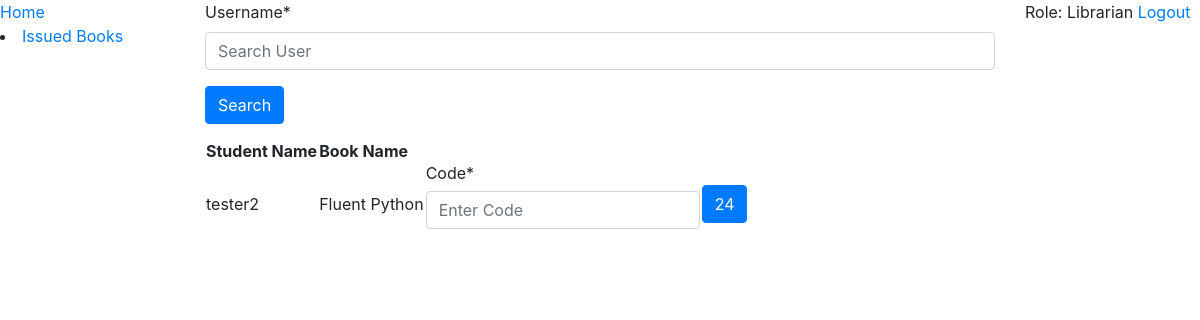
Before: /librarian/ (signed in) with the older database file.
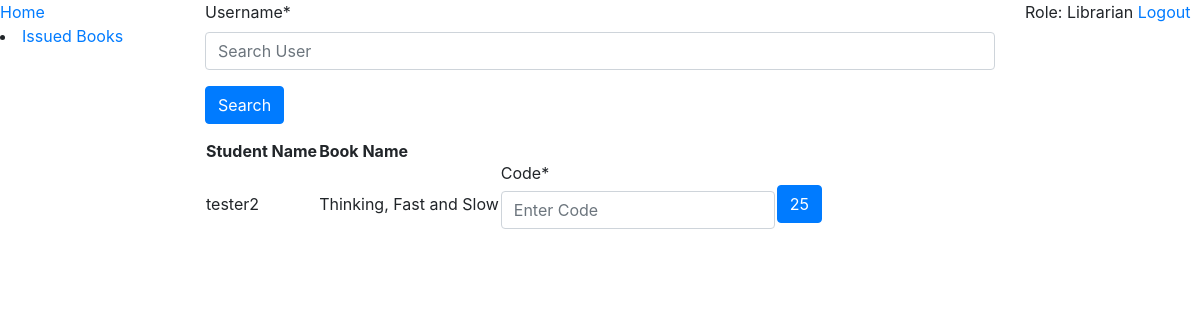
After: the same page with the newer database file.
### book_issue/models.py (models this page shows, shortened)
class TimeStampModel(models.Model):
    created = models.DateField(auto_now_add=True)
    class Meta:
        abstract = True

class BookIssueCode(TimeStampModel):
    user = models.ForeignKey(User, on_delete=models.CASCADE, related_name='user')
    book = models.ForeignKey('books.Book', on_delete=models.CASCADE, related_name='book')
    code = models.CharField(max_length=6)
    class Meta:
        permissions = (
            ("can_enter_code_to_issue_book", "can enter code to issue book"),
        )

### books/models.py (models this page shows, shortened)
class Book(models.Model):
    title = models.CharField(max_length=100)
    author_name = models.CharField(max_length=50)
    publisher_name = models.CharField(max_length=50, blank=True)
    pages = models.PositiveIntegerField(blank=True, null=True)
    pub_year = models.PositiveIntegerField()
    books_available = models.IntegerField()

### librarian/views.py (the view, shortened to what this page needs)
# urls.py: 2. Add a URL to urlpatterns:  path('', views.home, name='home')
@permission_required('book_issue.add_bookissuecode')
def home(request):
    book_issue_requests = BookIssueCode.objects.all().order_by('-created')
    search_form = SearchForm(request.GET or None)
    book_issue_code_form = BookIssueCodeForm()
    if search_form.is_valid():
        q = search_form.cleaned_data['username']
        return HttpResponseRedirect(reverse('librarian:search_result', kwargs={'q': q}))
    context = {'book_issue_requests': book_issue_requests, 'book_issue_code_form': book_issue_code_form,
               'search_form': search_form}
    return render(request, 'librarian/home.html', context)

### librarian/forms.py
class BookIssueCodeForm(forms.Form):
    code = forms.CharField(max_length=6, widget=forms.TextInput({'placeholder': 'Enter Code'}))

class SearchForm(forms.Form):
    username = forms.CharField(max_length=30, widget=forms.TextInput({'placeholder': 'Search User'}))

### librarian/templates/librarian/home.html (shortened to what this page needs)
{%extends 'librarian/base.html'%}
{%load crispy_forms_tags %}
{%block content%}
    <form method="get" action="{%url 'librarian:search' %}">
        {{search_form|crispy}}
        <input name="search" value="Search" class="btn btn-primary" type="submit">
    </form>
    <table>
        <tr>
            <th>Student Name</th>
            <th>Book Name</th>
        </tr>
        {%for book_issue_request in book_issue_requests%}
            <tr>
                <td>{{book_issue_request.user.username}}</td>
                <td>{{book_issue_request.book.title}}</td>
                <form method="post" action="{%url 'librarian:home'%}" class="form-inline">
                    <td>
                        {{book_issue_code_form|crispy}}
                    </td>
                    <td>
                        <input type="submit" name="check_code" value="{{book_issue_request.pk}}"
                               class="btn btn-primary" >
                    </td>
                </form>
            </tr>
        {%endfor%}
    </table>
{%endblock%}

Changed rows visible on the page:
removed BookIssueCode: user.username "tester2", book "Fluent Python", check_code "24"
added BookIssueCode: user.username "tester2", book "Thinking, Fast and Slow", check_code "25"
